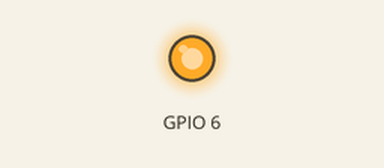
This program was run on a simulated Raspberry Pi (BCM pin numbers). Parts: output pins drawn as LEDs (lit = HIGH). At 0.0 s the program stops and its outputs stay as they are.

Above: at 0.1 s.
Timing chart, 0 to 1.5 s (numbered marks = the images above):
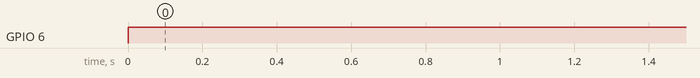

Measured:
- by itself, GPIO 6: LOW → HIGH at 0.00 s

The program:

activar.py
```python
#!/usr/bin/python
# -*- encoding: utf-8 -*-

#Importar libreria GPIO
import RPi.GPIO as GPIO

#Definir modo de trabajo para la placa BCM
GPIO.setmode(GPIO.BCM)

#Desactivo Errores
GPIO.setwarnings(False)

#Importamos la libreria time
import time

#Importamos la libreria para comandos de la consola/shell
import os

#Definir GPIO como Salida
GPIO.setup(6, GPIO.OUT)

#Asigno valor alto para que tenga corriente la salida de 3,3v por GPIO
GPIO.output(6, GPIO.HIGH)
```
